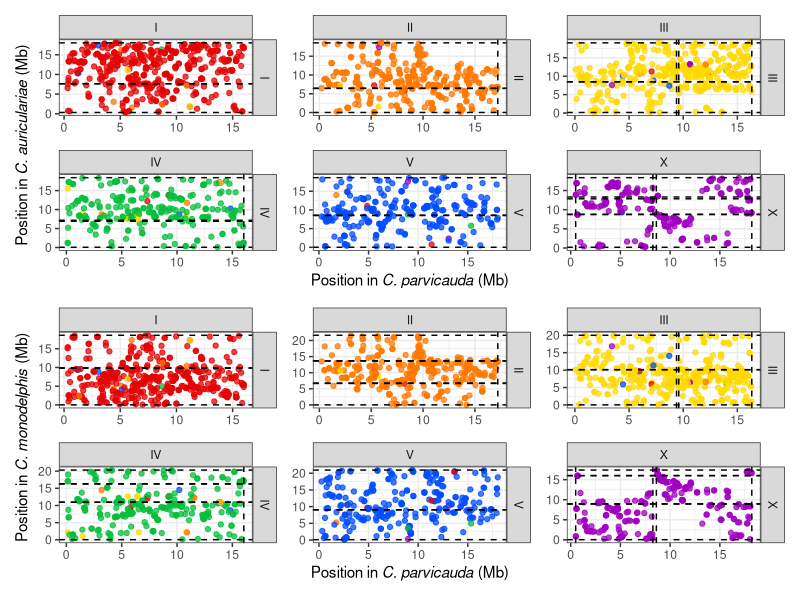
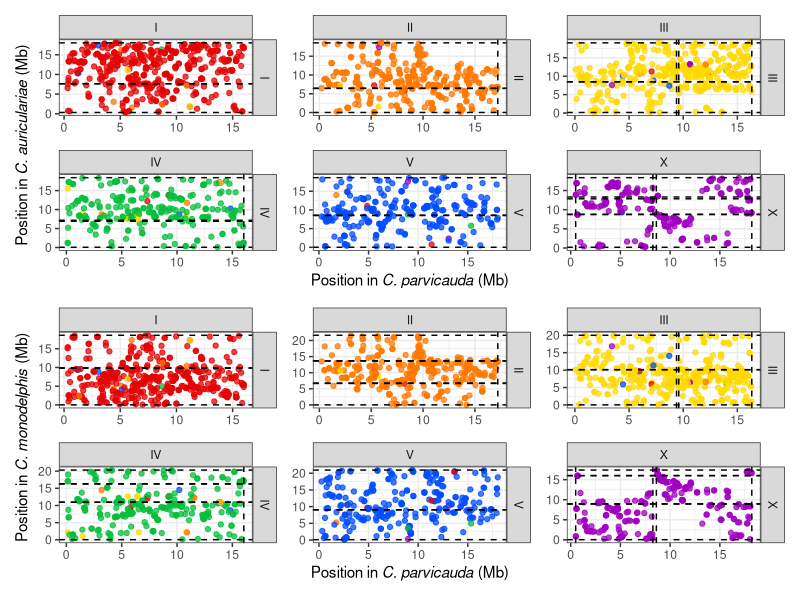

Write R code to recreate these figures, in order.
library(ggplot2)
library(tidyverse)
library(patchwork)


#### SET UP ####
# nigon set up
cols <- c("I" = "#e40303", "II" = "#ff7900",
          "III" = "#ffda00", "IV" = "#04bf3b",
          "V" = "#004cff", "X" = "#a100c2")

# read in oxford table
cp_vs_ca_oxford_table <- read.table("nxCaeParv1_vs_nxCaeAuri1.ce_oxford.tsv", col.names=c("buscoID", "ce", "chr1", "position1", "chr2", "position2"))
cp_vs_cm_oxford_table <- read.table("nxCaeParv1_vs_nxCaeMono1.ce_oxford.tsv", col.names=c("buscoID", "ce", "chr1", "position1", "chr2", "position2"))

# read in elimination sites
ca_elim_sites <- read.table("nxCaeAuri1_elimination_sites.tsv", header=T)
cm_elim_sites <- read.table("nxCaeMono1_elimination_sites.tsv", header=T)
cp_elim_sites <- read.table("nxCaeParv1_elimination_sites.tsv", header=T)

# reorder 
cp_vs_ca_oxford_table$chr1 <- factor(cp_vs_ca_oxford_table$chr1,
                            levels = c("I", "II", "III", "IV", "V", "X"))
cp_vs_cm_oxford_table$chr2 <- factor(cp_vs_cm_oxford_table$chr2,
                            levels = c("X", "V", "IV", "III", "II", "I"))

summary(cp_vs_ca_oxford_table %>%     
    filter(ce != "unassigned") %>%
    filter(chr1 == chr2))

#### PLOT BY CHROMOSOME CP VS CA ####
plot_chromosome <- function(chr) {
  cp_vs_ca_oxford_table %>%
    filter(ce != "unassigned") %>%
    filter(chr1 == chr & chr2 == chr) %>%
    ggplot() +
    geom_point(aes(x = position1 / 1e6, y = position2 / 1e6, color = ce), alpha=0.75) +
    geom_vline(data = cp_elim_sites %>% filter(chromosome == chr), aes(xintercept = site / 1e6), linetype = 2) +
    geom_hline(data = ca_elim_sites %>% filter(chromosome == chr), aes(yintercept = site / 1e6), linetype = 2) +
    facet_grid(chr2 ~ chr1, scales = "free", space = "free") +
    scale_color_manual(values = cols) +
    xlab(expression("Position in " * italic("C. parvicauda") * " (Mb)")) + 
    ylab(expression("Position in " * italic("C. auriculariae") * " (Mb)")) +
    theme_bw() + 
    theme(legend.position="none") 
}

# generate the individual plots
chromosomes <- c("I", "II", "III", "IV", "V", "X")
plots <- lapply(chromosomes, plot_chromosome)

# combine plots 
cp_vs_ca <- wrap_plots(plots) +
  plot_layout(axis_titles = "collect") 

#### PLOT BY CHROMOSOME CP VS CM ####
plot_chromosome <- function(chr) {
  cp_vs_cm_oxford_table %>%
    filter(ce != "unassigned") %>%
    filter(chr1 == chr & chr2 == chr) %>%
    ggplot() +
    geom_point(aes(x = position1 / 1e6, y = position2 / 1e6, color = ce), alpha=0.75) +
    geom_vline(data = cp_elim_sites %>% filter(chromosome == chr), aes(xintercept = site / 1e6), linetype = 2) +
    geom_hline(data = cm_elim_sites %>% filter(chromosome == chr), aes(yintercept = site / 1e6), linetype = 2) +
    facet_grid(chr2 ~ chr1, scales = "free", space = "free") +
    scale_color_manual(values = cols) +
    xlab(expression("Position in " * italic("C. parvicauda") * " (Mb)")) + 
    ylab(expression("Position in " * italic("C. monodelphis") * " (Mb)")) +
    theme_bw() + 
    theme(legend.position="none") 
}

# generate the individual plots
chromosomes <- c("I", "II", "III", "IV", "V", "X")
plots <- lapply(chromosomes, plot_chromosome)

# combine plots 
cp_vs_cm <- wrap_plots(plots) +
  plot_layout(axis_titles = "collect") 

# patchwork to panel plots
p <- cp_vs_ca / cp_vs_cm

# save
ggsave("nxCaeParv1_vs_others.nigon_oxford.elim_sites.png", plot = p, width=12, height=16, units="in")
ggsave("nxCaeParv1_vs_others.nigon_oxford.elim_sites.pdf", plot = p, width=12, height=16, units="in")
